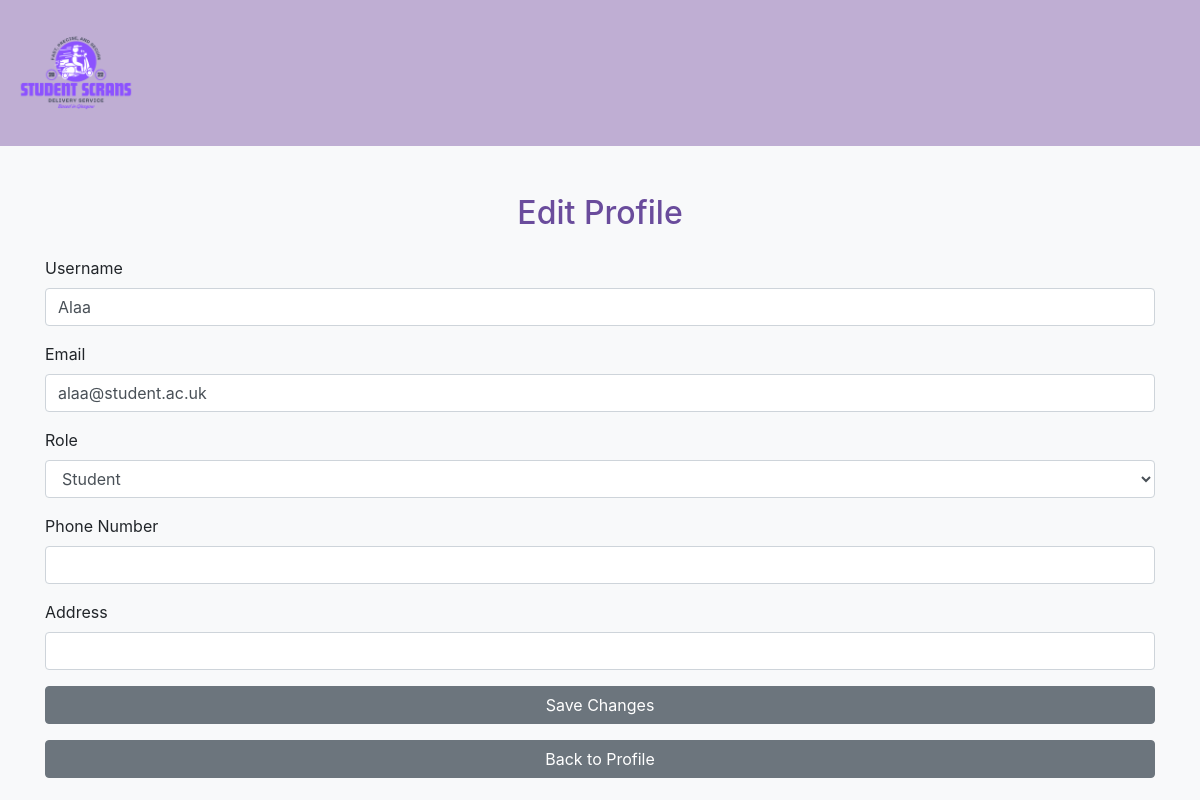
The app's page /profile/edit/ (signed in) with its own data.
### users/models.py (models this page shows, shortened)
class CustomUser(AbstractBaseUser, PermissionsMixin):
    ROLE_CHOICES = [
        ('student', 'Student'),
        ('vendor', 'Vendor'),
    ]
    username = models.CharField(max_length=255, unique=True)
    email = models.EmailField(unique=True)
    role = models.CharField(max_length=10, choices=ROLE_CHOICES)
    first_name = models.CharField(max_length=30)
    last_name = models.CharField(max_length=30)
    date_joined = models.DateTimeField(auto_now_add=True)
    is_active = models.BooleanField(default=True)
    is_staff = models.BooleanField(default=False)
    groups = models.ManyToManyField(
        'auth.Group',
        related_name='customuser_set',  # Reverse relation name, allows access from group to users
        blank=True,
        help_text='The groups this user belongs to. A user will get all permissions granted to each of their groups.',
        verbose_name='groups',
    )
    user_permissions = models.ManyToManyField(
        'auth.Permission',
        related_name='customuser_set',  # Reverse relation name, allows access from permission to users
        blank=True,
        help_text='Specific permissions for this user.',
        verbose_name='user permissions',
    )
    objects = CustomUserManager()
    USERNAME_FIELD = 'email'  # Use email as the unique identifier for authentication
    REQUIRED_FIELDS = ['username']  # Required fields when creating a superuser (email is already required)

### users/views.py (the view, shortened to what this page needs)
# urls.py: path('profile/edit/', views.edit_profile, name='edit_profile'),
def edit_profile(request):
    return render(request, 'users/edit_profile.html')

### templates/users/edit_profile.html (shortened to what this page needs)
{% load static %}
<!DOCTYPE html>
<html lang="en">
<head>
    <link href="https://stackpath.bootstrapcdn.com/bootstrap/4.5.2/css/bootstrap.min.css" rel="stylesheet">
</head>
<body style="background-color: #f8f9fa;">
    <nav class="navbar navbar-light" style="background-color: #bfaed3;">
        <a class="navbar-brand" href="{% url 'home' %}">
            <img src="{% static 'images/Student ScransLogo.png' %}" alt="Logo" style="max-width: 120px;">
        </a>
    </nav>
    <div class="container mt-5">
        <h2 class="text-center mb-4" style="color: #6a4c9c;">Edit Profile</h2>
        <form method="POST">
            <div class="form-group">
                <label for="username">Username</label>
                <input type="text" class="form-control" id="username" name="username" value="{{ user.username }}">
            </div>
            <div class="form-group">
                <label for="email">Email</label>
                <input type="email" class="form-control" id="email" name="email" value="{{ user.email }}">
            </div>
            <div class="form-group">
                <label for="role">Role</label>
                <select class="form-control" id="role" name="role">
                    <option value="student" {% if user.role == "student" %}selected{% endif %}>Student</option>
                </select>
            </div>
            <div class="form-group">
                <label for="phone_number">Phone Number</label>
                <input type="text" class="form-control" id="phone_number" name="phone_number" value="{{ user.profile.phone_number }}">
            </div>
            <div class="form-group">
                <label for="address">Address</label>
                <input type="text" class="form-control" id="address" name="address" value="{{ user.profile.address }}">
            </div>
            <button type="submit" class="btn btn-secondary btn-block">Save Changes</button>
        </form>
        <div class="text-center mt-3">
            <a href="{% url 'profile' %}" class="btn btn-secondary btn-block">Back to Profile</a>
        </div>
    </div>
</body>
</html>

### records on screen
CustomUser: username "Alaa", email "alaa@student.ac.uk", role "Student"
